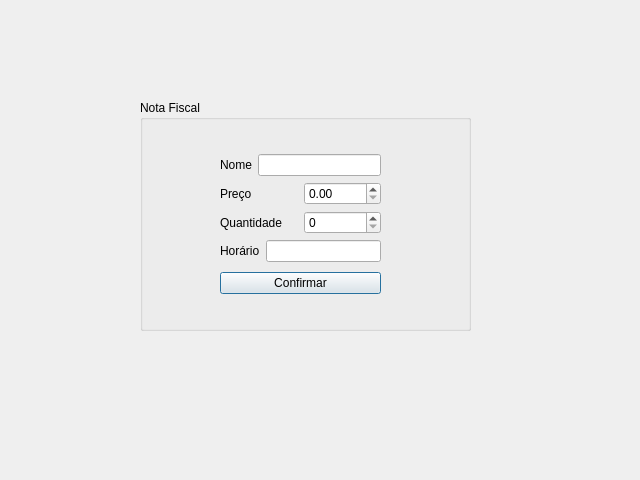
<?xml version="1.0" encoding="UTF-8"?>
<ui version="4.0">
 <class>AddPurchasedItem</class>
 <widget class="QDialog" name="AddPurchasedItem">
  <property name="geometry">
   <rect>
    <x>0</x>
    <y>0</y>
    <width>640</width>
    <height>480</height>
   </rect>
  </property>
  <property name="windowTitle">
   <string>Dialog</string>
  </property>
  <widget class="QGroupBox" name="groupBox">
   <property name="geometry">
    <rect>
     <x>140</x>
     <y>100</y>
     <width>331</width>
     <height>231</height>
    </rect>
   </property>
   <property name="title">
    <string>Nota Fiscal</string>
   </property>
   <widget class="QWidget" name="">
    <property name="geometry">
     <rect>
      <x>80</x>
      <y>50</y>
      <width>161</width>
      <height>150</height>
     </rect>
    </property>
    <layout class="QVBoxLayout" name="verticalLayout_2">
     <item>
      <layout class="QVBoxLayout" name="verticalLayout">
       <item>
        <layout class="QHBoxLayout" name="horizontalLayout">
         <item>
          <widget class="QLabel" name="label_name">
           <property name="text">
            <string>Nome</string>
           </property>
          </widget>
         </item>
         <item>
          <widget class="QLineEdit" name="lineEdit_name"/>
         </item>
        </layout>
       </item>
       <item>
        <layout class="QHBoxLayout" name="horizontalLayout_2">
         <item>
          <widget class="QLabel" name="label_price">
           <property name="text">
            <string>Preço</string>
           </property>
          </widget>
         </item>
         <item>
          <widget class="QDoubleSpinBox" name="doubleSpinBox_price"/>
         </item>
        </layout>
       </item>
       <item>
        <layout class="QHBoxLayout" name="horizontalLayout_3">
         <item>
          <widget class="QLabel" name="label_quantity">
           <property name="text">
            <string>Quantidade</string>
           </property>
          </widget>
         </item>
         <item>
          <widget class="QSpinBox" name="spinBox_quantity"/>
         </item>
        </layout>
       </item>
       <item>
        <layout class="QHBoxLayout" name="horizontalLayout_4">
         <item>
          <widget class="QLabel" name="label_time">
           <property name="text">
            <string>Horário</string>
           </property>
          </widget>
         </item>
         <item>
          <widget class="QLineEdit" name="lineEdit_time"/>
         </item>
        </layout>
       </item>
      </layout>
     </item>
     <item>
      <widget class="QPushButton" name="pushButton_confirm">
       <property name="text">
        <string>Confirmar</string>
       </property>
      </widget>
     </item>
    </layout>
   </widget>
  </widget>
 </widget>
 <resources/>
 <connections/>
</ui>
